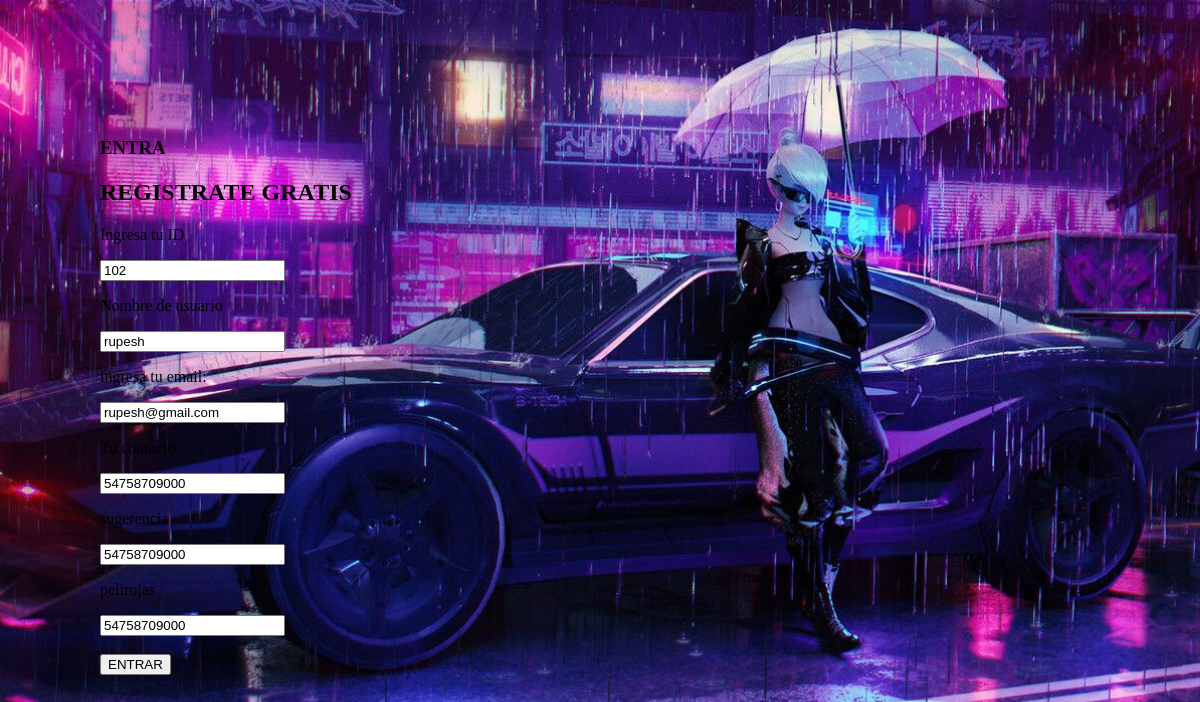
Screenshot of /edit/5 with the database file from the repository.
### employee/models.py (models this page shows, shortened)
class Employee(models.Model):
    eid = models.CharField(max_length=20)
    ename = models.CharField(max_length=100)
    eemail = models.CharField(max_length=254)
    econtact = models.CharField(max_length=15)
    pelirojas = models.CharField(max_length=15)
    class Meta:
        db_table = "employee"

### employee/views.py (the view)
# urls.py: path('edit/<int:id>', views.edit),
def edit(request, id):
    employee = Employee.objects.get(id=id)
    return render(request,'edit.html', {'employee':employee})

### employee/templates/edit.html (shortened to what this page needs)
<!DOCTYPE html>
<html lang="en">
<head>
    {% load static %}
    <link rel="stylesheet" href="{% static 'css/style.css' %}">
</head>
<body>
    <form method="POST" action="/update/{{employee.id}}">
        <div>
            <br>
            <p>
                <h3>ENTRA</h3>
                <h2>REGISTRATE GRATIS</h2>
            </p>
        </div>
        <div>
            <p>Ingresa tu ID</p>
            <div>
                <input type="text" name="eid" value="{{employee.eid}}" />
            </div>
        </div>
        <div>
            <p>Nombre de usuario</p>
            <div>
                <input type="text" name="ename" value="{{employee.ename}}" />
            </div>
        </div>
        <div>
            <p>ingresa tu email:</p>
            <div>
                <input type="email" name="eemail" value="{{employee.eemail}}" />
            </div>
        </div>
        <div>
            <p>Tu contacto</p>
            <div>
                <input type="text" name="econtact" value="{{employee.econtact}}" />
            </div>
        </div>
        <div>
            <p>sugerencia</p>
            <div>
                <input type="text" name="econtact" value="{{employee.econtact}}" />
            </div>
        </div>
        <div>
            <p>pelirojas</p>
            <div>
                <input type="text" name="econtact" value="{{employee.econtact}}" />
            </div>
        </div>
        <div>
            <br>
            <button type="submit">ENTRAR</button>
        </div>
    </form>
</body>
</html>

### employee/static/css/style.css (style rules this page uses)
body { background-image: url('../css/back.jpg'); background-size:cover; background-repeat: no-repeat; background-position: top center; margin: 100px; }

### rows the page displays
Employee: eid "102", ename "rupesh", eemail "rupesh@gmail.com", econtact "54758709000"
